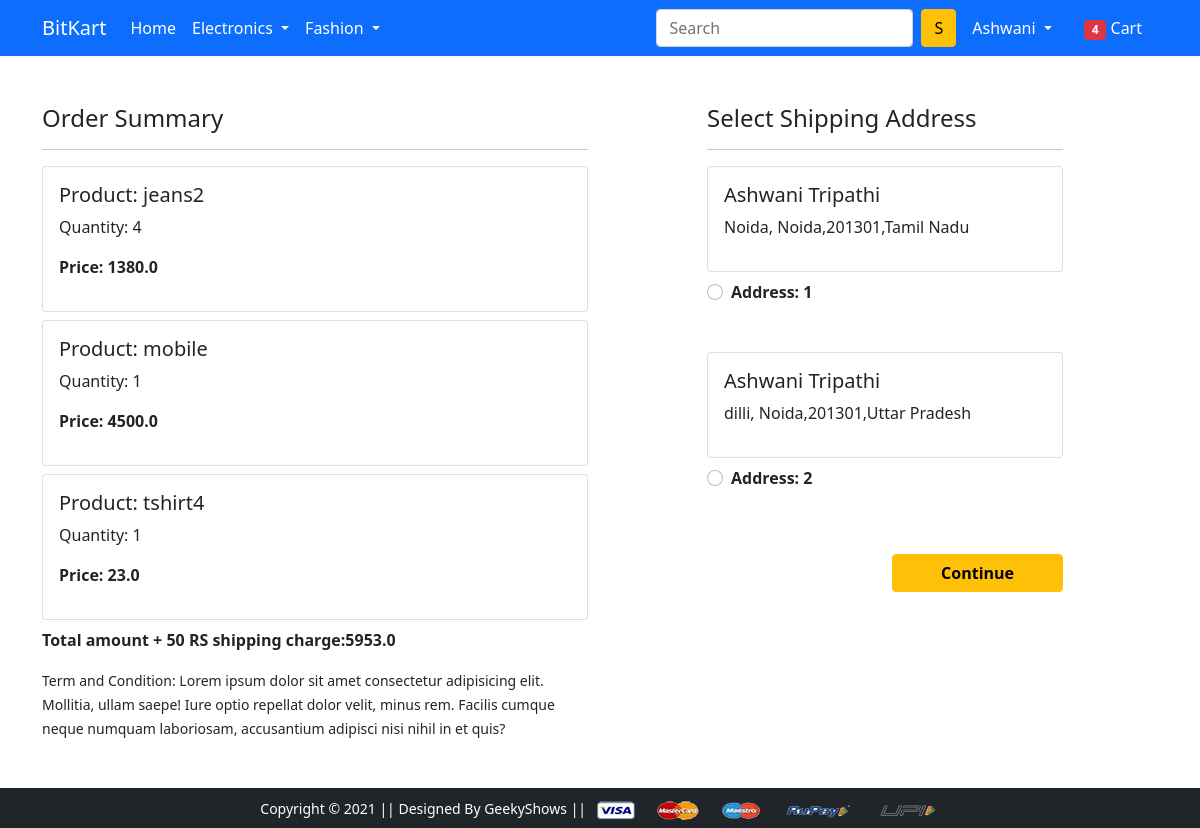
Screenshot of /checkout/ (signed in) with the database file from the repository.
### app/models.py (models this page shows, shortened)
class Cart(models.Model):
    user = models.ForeignKey(User, on_delete=models.CASCADE)
    product = models.ForeignKey(Product, on_delete=models.CASCADE)
    quantity = models.PositiveIntegerField(default=1)
    @property
    def total_cost(self):
        return self.quantity*self.product.discounted_price

class Product(models.Model):
    title = models.CharField(max_length=100)
    selling_price = models.FloatField()
    discounted_price = models.FloatField()
    description = models.TextField()
    brand = models.CharField(max_length=100)
    category = models.CharField(choices=CATEGORY_CHOICES, max_length=2)
    product_image = models.ImageField(upload_to="productimg")

class Customer(models.Model):
    user = models.ForeignKey(User, on_delete=models.CASCADE)
    name = models.CharField(max_length=200)
    locality = models.CharField(max_length=200)
    city = models.CharField(max_length=50)
    zipcode = models.IntegerField()
    state = models.CharField(choices=STATE_CHOICES, max_length=50)

### app/views.py (the view)
# urls.py: path('checkout/', views.checkout, name='checkout'),
def checkout(request):
 user=request.user
 add=Customer.objects.filter(user=user)
 carts=Cart.objects.filter(user=user)
 amount=0.0
 shipping_charge=50
 if carts:
  for cart in carts:
    product=cart.product
    amount+=(cart.quantity*product.discounted_price)
  total_amount=amount+shipping_charge
  return render(request, 'app/checkout.html',{'add':add,'carts':carts,'total_amount':total_amount})

### app/templates/app/checkout.html (shortened to what this page needs)
{% extends 'app/base.html' %}
{% load static %}
{% block main-content %}
<div class="container">
 <div class="row mt-5">
  <div class="col-sm-6">
    <h4>Order Summary</h4>
    <hr>
    {% for cart in carts %}
      <div class="card mb-2">
        <div class="card-body">
          <h5>Product: {{cart.product.title}}</h5>
          <p>Quantity: {{cart.quantity}}</p>
          <p class="fw-bold">Price: {{cart.total_cost}} </p>
        </div>
      </div>
      {% endfor %}
      <p class="fw-bold">Total amount + 50 RS shipping charge:{{total_amount}}</p>
    <small>Term and Condition: Lorem ipsum dolor sit amet consectetur adipisicing elit. Mollitia, ullam saepe! Iure optio repellat dolor velit, minus rem. Facilis cumque neque numquam laboriosam, accusantium adipisci nisi nihil in et quis?</small>
  </div>
  <div class="col-sm-4 offset-sm-1">
    <h4>Select Shipping Address</h4>
    <hr>
    <form action="/paymentdone">
      {% for ad in add  %}
      <div class="card">
        <div class="card-body">
        <h5>{{ad.name}}</h5>
        <p>{{ad.locality}}, {{ad.city}},{{ad.zipcode}},{{ad.state}}</p>
        </div>
      </div>
        <div class="form-check mt-2 mb-5">
          <input class="form-check-input" type="radio" name="custid" id="custadd{{forloop.counter}}" value="{{ad.id}}">
          <label class="form-check-label fw-bold" for="custadd{{forloop.counter}}">
            Address: {{forloop.counter}} </label>
        </div>
        {% endfor %}
        <div class="text-end">
          <button type="submit" class="btn btn-warning mt-3 px-5 fw-bold">Continue</button>
        </div>
      </form>
    </div>
  </div>
</div>
{% endblock main-content %}

### app/templates/app/base.html (shortened to what this page needs)
<!doctype html>
{% load static %}
<html lang="en">
  <head>
    <link href="https://cdn.jsdelivr.net/npm/bootstrap@5.0.0-beta1/dist/css/bootstrap.min.css" rel="stylesheet">
    <link rel="stylesheet" href="{% static 'app/css/owl.carousel.min.css' %}">
    <link rel="stylesheet" href="{% static 'app/css/all.min.css' %}">
    <link rel="stylesheet" href="{% static 'app/css/style.css' %}">
  </head>
  <body>
    <nav class="navbar navbar-expand-lg navbar-dark bg-primary">
     <div class="container">
       <a class="navbar-brand" href="/">BitKart</a>
       <div class="collapse navbar-collapse" id="navbarSupportedContent">
         <ul class="navbar-nav me-auto mb-2 mb-lg-0">
           <li class="nav-item">
             <a class="nav-link active" aria-current="page" href="/">Home</a>
           </li>
           <li class="nav-item dropdown">
             <a class="nav-link dropdown-toggle text-white" href="#" id="electronicsDropdown" role="button" data-bs-toggle="dropdown" aria-expanded="false">
               Electronics
             </a>
           </li>
           <li class="nav-item dropdown">
             <a class="nav-link dropdown-toggle text-white" href="#" id="fashionDropdown" role="button" data-bs-toggle="dropdown" aria-expanded="false">
               Fashion
             </a>
           </li>
         </ul>
         <form class="d-flex">
           <input class="form-control me-2" type="search" placeholder="Search" aria-label="Search">
           <button class="btn btn-warning" type="submit">S</button>
         </form>
         <div>
          <ul class="navbar-nav me-auto mb-2 mb-lg-0">
            {% if request.user.is_authenticated %}
           <li class="nav-item dropdown mx-2">
              <a class="nav-link dropdown-toggle text-white" href="#" id="profileDropdown" role="button" data-bs-toggle="dropdown" aria-expanded="false">
                {{request.user.username|capfirst}}
              </a>
            </li>
            <li class="nav-item mx-2">
             <a href="{% url 'showcart' %}" class="nav-link text-white"><span class="badge bg-danger">4</span> Cart </a>
            </li>
            {% endif %}
          </ul>
         </div>
       </div>
     </div>
    </nav>
    {% block main-content %} {% endblock main-content %}
    <footer class="container-fluid bg-dark text-center p-2 mt-5">
        <small class="text-white">Copyright &copy; 2021 || Designed By GeekyShows || </small>
        <img src="{% static 'app/images/payment.png' %}" alt="" srcset="" class="img-fluid" height="2px">
    </footer>
  </body>
</html>

### rows the page displays
Cart: product "jeans2", quantity "4", total_cost "1380.0"
Cart: product "mobile", quantity "1", total_cost "4500.0"
Cart: product "tshirt4", quantity "1", total_cost "23.0"
Customer: name "Ashwani Tripathi", locality "Noida", city "Noida", zipcode "201301", state "Tamil Nadu"
Customer: name "Ashwani Tripathi", locality "dilli", city "Noida", zipcode "201301", state "Uttar Pradesh"

### other values shown
{{ request.user.username|capfirst }} "Ashwani"
{{ total_amount }} "5953.0"
